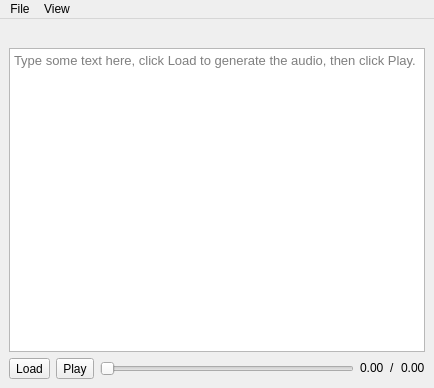
<?xml version="1.0" encoding="UTF-8"?>
<ui version="4.0">
 <class>MainWindow</class>
 <widget class="QMainWindow" name="MainWindow">
  <property name="geometry">
   <rect>
    <x>0</x>
    <y>0</y>
    <width>434</width>
    <height>388</height>
   </rect>
  </property>
  <property name="windowTitle">
   <string>MorshuTalk</string>
  </property>
  <widget class="QWidget" name="centralwidget">
   <layout class="QVBoxLayout" name="verticalLayout_2">
    <item>
     <layout class="QHBoxLayout" name="layout_sprite">
      <item>
       <spacer name="horizontalSpacer">
        <property name="orientation">
         <enum>Qt::Horizontal</enum>
        </property>
        <property name="sizeHint" stdset="0">
         <size>
          <width>0</width>
          <height>0</height>
         </size>
        </property>
       </spacer>
      </item>
      <item>
       <widget class="QLabel" name="lbl_sprite">
        <property name="text">
         <string/>
        </property>
        <property name="pixmap">
         <pixmap resource="../res/res.qrc">:/sprites/82.png</pixmap>
        </property>
        <property name="scaledContents">
         <bool>true</bool>
        </property>
        <property name="alignment">
         <set>Qt::AlignCenter</set>
        </property>
        <property name="textInteractionFlags">
         <set>Qt::NoTextInteraction</set>
        </property>
       </widget>
      </item>
      <item>
       <spacer name="horizontalSpacer_2">
        <property name="orientation">
         <enum>Qt::Horizontal</enum>
        </property>
        <property name="sizeHint" stdset="0">
         <size>
          <width>0</width>
          <height>0</height>
         </size>
        </property>
       </spacer>
      </item>
     </layout>
    </item>
    <item>
     <widget class="QTextEdit" name="textedit">
      <property name="sizePolicy">
       <sizepolicy hsizetype="Preferred" vsizetype="Expanding">
        <horstretch>0</horstretch>
        <verstretch>0</verstretch>
       </sizepolicy>
      </property>
      <property name="font">
       <font>
        <pointsize>10</pointsize>
       </font>
      </property>
      <property name="tabChangesFocus">
       <bool>true</bool>
      </property>
      <property name="acceptRichText">
       <bool>false</bool>
      </property>
      <property name="placeholderText">
       <string>Type some text here, click Load to generate the audio, then click Play.</string>
      </property>
     </widget>
    </item>
    <item>
     <layout class="QHBoxLayout" name="layout_playback">
      <property name="sizeConstraint">
       <enum>QLayout::SetDefaultConstraint</enum>
      </property>
      <item>
       <widget class="QToolButton" name="btn_load">
        <property name="text">
         <string>Load</string>
        </property>
       </widget>
      </item>
      <item>
       <widget class="QToolButton" name="btn_play">
        <property name="text">
         <string>Play</string>
        </property>
       </widget>
      </item>
      <item>
       <widget class="QSlider" name="slider">
        <property name="maximum">
         <number>0</number>
        </property>
        <property name="pageStep">
         <number>1000</number>
        </property>
        <property name="tracking">
         <bool>true</bool>
        </property>
        <property name="orientation">
         <enum>Qt::Horizontal</enum>
        </property>
       </widget>
      </item>
      <item>
       <widget class="QLabel" name="lbl_time">
        <property name="sizePolicy">
         <sizepolicy hsizetype="Preferred" vsizetype="Fixed">
          <horstretch>0</horstretch>
          <verstretch>0</verstretch>
         </sizepolicy>
        </property>
        <property name="text">
         <string>0.00</string>
        </property>
       </widget>
      </item>
      <item>
       <widget class="QLabel" name="label">
        <property name="sizePolicy">
         <sizepolicy hsizetype="Preferred" vsizetype="Fixed">
          <horstretch>0</horstretch>
          <verstretch>0</verstretch>
         </sizepolicy>
        </property>
        <property name="text">
         <string>/</string>
        </property>
       </widget>
      </item>
      <item>
       <widget class="QLabel" name="lbl_time_end">
        <property name="sizePolicy">
         <sizepolicy hsizetype="Preferred" vsizetype="Fixed">
          <horstretch>0</horstretch>
          <verstretch>0</verstretch>
         </sizepolicy>
        </property>
        <property name="text">
         <string>0.00</string>
        </property>
       </widget>
      </item>
     </layout>
    </item>
   </layout>
  </widget>
  <widget class="QMenuBar" name="menubar">
   <property name="geometry">
    <rect>
     <x>0</x>
     <y>0</y>
     <width>434</width>
     <height>21</height>
    </rect>
   </property>
   <widget class="QMenu" name="menu_file">
    <property name="title">
     <string>File</string>
    </property>
    <addaction name="action_quit"/>
   </widget>
   <widget class="QMenu" name="menuView">
    <property name="title">
     <string>View</string>
    </property>
    <addaction name="action_view_sprite"/>
   </widget>
   <addaction name="menu_file"/>
   <addaction name="menuView"/>
  </widget>
  <action name="action_view_sprite">
   <property name="checkable">
    <bool>true</bool>
   </property>
   <property name="text">
    <string>Morshu</string>
   </property>
  </action>
  <action name="action_quit">
   <property name="text">
    <string>Quit</string>
   </property>
  </action>
 </widget>
 <resources>
  <include location="../res/res.qrc"/>
 </resources>
 <connections>
  <connection>
   <sender>action_view_sprite</sender>
   <signal>toggled(bool)</signal>
   <receiver>lbl_sprite</receiver>
   <slot>setVisible(bool)</slot>
   <hints>
    <hint type="sourcelabel">
     <x>-1</x>
     <y>-1</y>
    </hint>
    <hint type="destinationlabel">
     <x>207</x>
     <y>150</y>
    </hint>
   </hints>
  </connection>
  <connection>
   <sender>action_quit</sender>
   <signal>triggered()</signal>
   <receiver>MainWindow</receiver>
   <slot>close()</slot>
   <hints>
    <hint type="sourcelabel">
     <x>-1</x>
     <y>-1</y>
    </hint>
    <hint type="destinationlabel">
     <x>207</x>
     <y>193</y>
    </hint>
   </hints>
  </connection>
 </connections>
</ui>
